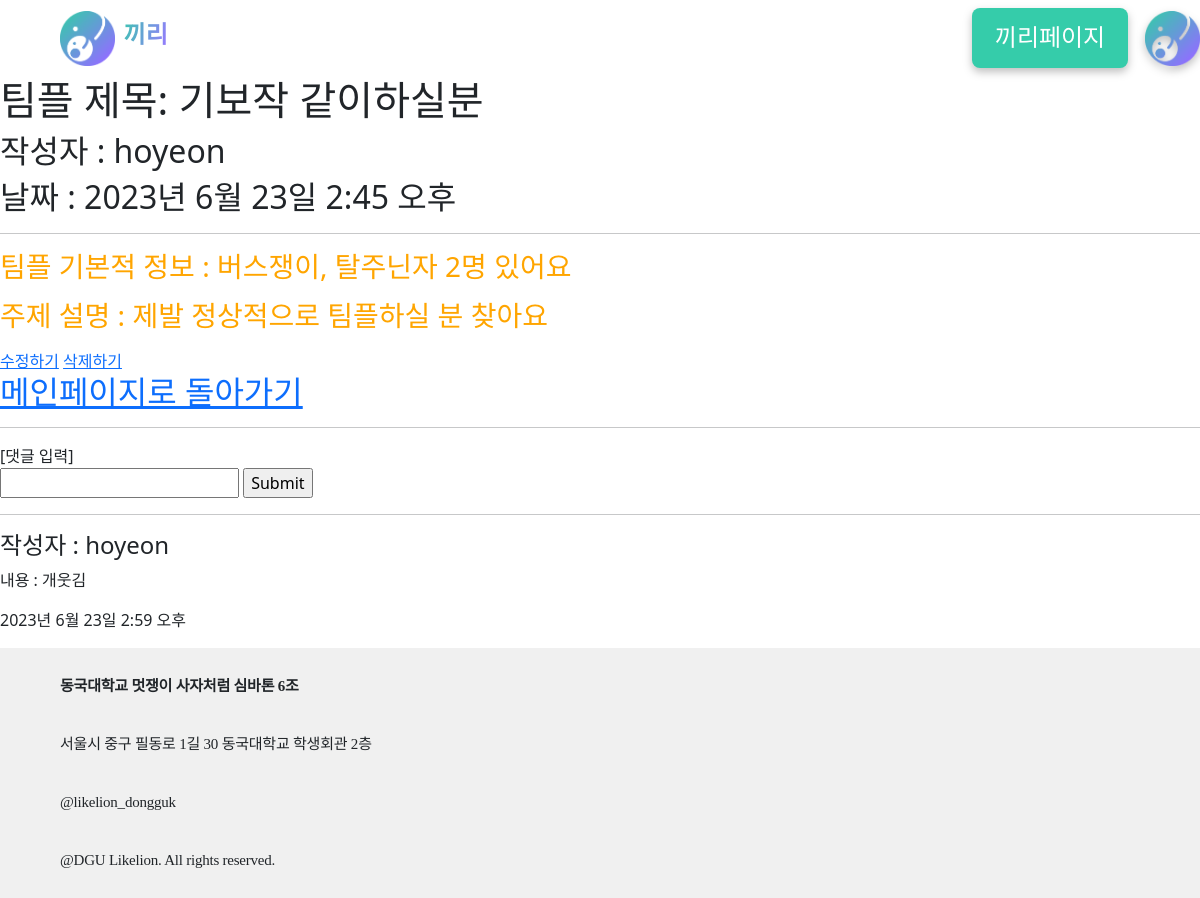
The page /2 (signed in) on the database its author committed.
### main/models.py (models this page shows, shortened)
class Post(models.Model):
    title = models.CharField(max_length=200) #제목 필드
    writer = models.ForeignKey(User, null=False, blank=False, on_delete=models.CASCADE)
    pub_date = models.DateTimeField() #작성 시간 필드
    body = models.TextField() #팀플 기본적 정보 필드
    describe = models.TextField(blank=True, null=True) #주제 설명 필드
    image = models.ImageField(upload_to="blog/", blank=True, null=True) #이미지 필드

class Comment(models.Model):
    content = models.TextField()
    pub_date = models.DateTimeField()
    writer = models.ForeignKey(User, null=False, blank=False, on_delete=models.CASCADE)
    post = models.ForeignKey(Post, null=False, blank=False, on_delete=models.CASCADE)

### main/views.py (the view, shortened to what this page needs)
# urls.py: path('<int:id>', detail, name="detail"), #id에 부합하는 detail페이지로 연결
def detail(request, id): #id에 원하는 게시글의 id 값을 넣어 detail 함수를 실행
    post = get_object_or_404(Post, pk = id) #Post와 id를 받아서 전송 or 오류표시
    if request.method == "GET":
        comments = Comment.objects.filter(post=post)
        return render(request, 'main/detail.html', {
            'post':post,
            'comments':comments
        }) # id에 부합하는 게시물 1개씩 관리(detail 페이지)

### main/templates/main/detail.html (shortened to what this page needs)
{% extends 'base.html' %}
{% load static %}
{% block content %}
<h1>팀플 제목: {{post.title}}</h1>
<h2>작성자 : {{post.writer}}</h2>
<h2>날짜 : {{post.pub_date}}</h2>
<hr>
<h3><p>팀플 기본적 정보 : {{post.body}}</p></h3>
<h3><p>주제 설명 : {{post.describe}}</p></h3>
{% if post.writer == user %}
<a href = "{% url 'main:edit' post.id %}">수정하기</a>
<a href = "{% url 'main:delete' post.id %}">삭제하기</a>
{% endif %}
<h2><a href = "{% url 'main:mainpage' %}">메인페이지로 돌아가기</a></h2>
<hr>
<div class="comment_container">
    <div>[댓글 입력]</div>
    <div class="comment_form">
        <form method="POST" action="{% url 'main:detail' post.id %}">
            <input type="text" name="content">
            <input type="submit" name="submit">
        </form>
    </div>
    <div class="comment_list">
        {% for c in comments %}
        <hr>
        <h4>작성자 : {{c.writer}}</h4>
        <p>내용 : {{c.content}}</p>
        <p>{{c.pub_date}}</p>
        {% endfor %}
    </div>
</div>
{% endblock %}

### ggiri_pj/static/css/project.css (style rules this page uses)
h3 { color: orange; }

### rows shown on the page
Post: title "기보작 같이하실분", writer "hoyeon", pub_date "2023년 6월 23일 2:45 오후", body "버스쟁이, 탈주닌자 2명 있어요", describe "제발 정상적으로 팀플하실 분 찾아요"
Comment: writer "hoyeon", content "개웃김", pub_date "2023년 6월 23일 2:59 오후"
